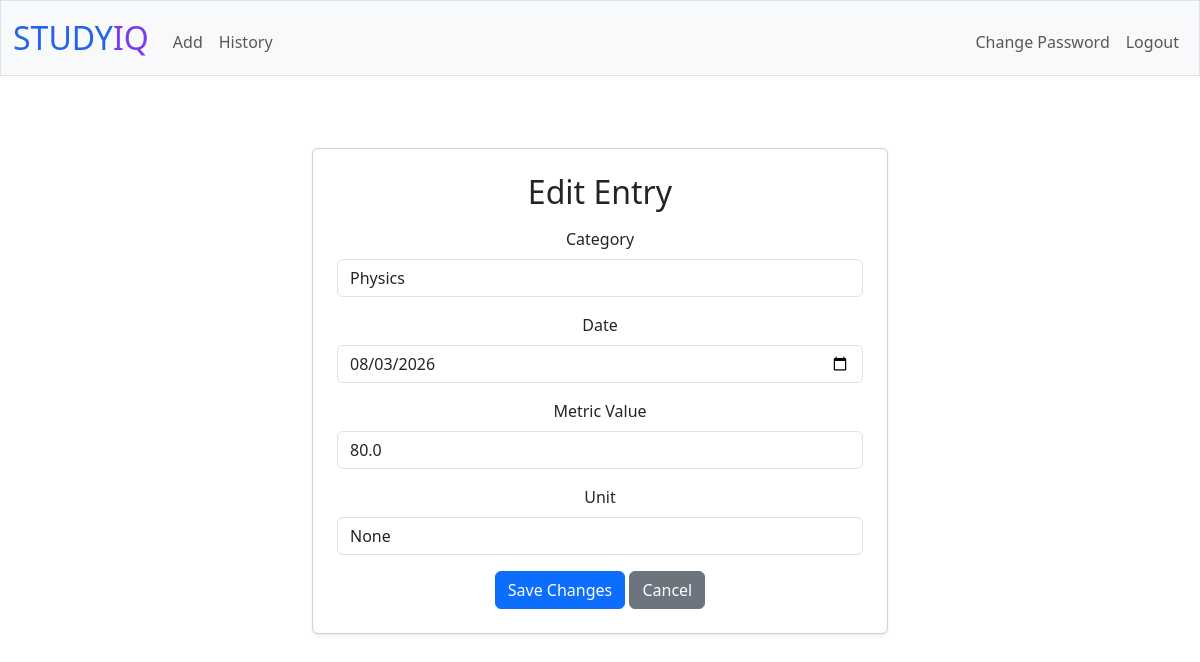
The app's page /edit/2 (signed in) with its own data.
### tables this page shows
CREATE TABLE entries (id INTEGER PRIMARY KEY AUTOINCREMENT, user_id INTEGER NOT NULL, category TEXT NOT NULL, metric_value REAL NOT NULL, date TEXT NOT NULL, unit TEXT, FOREIGN KEY(user_id) REFERENCES users(id));

### app.py (the view)
@app.route("/edit/<int:id>", methods=["POST", "GET"])
@login_required
def edit(id):
    user_id = session["user_id"]
    if request.method == "POST":
        category = request.form.get("category")
        date = request.form.get("date")
        metric_value = request.form.get("metric_value")
        unit = request.form.get("unit")
        db.execute("UPDATE entries SET category=?, date=?, metric_value=?, unit=? WHERE id=? AND user_id=?", category, date, metric_value, unit, id, user_id)
        return redirect("/")
    else:
        entries = db.execute("SELECT * FROM entries WHERE id=? AND user_id=?", id, user_id)
        if not entries:
            return apology("Entry not found", 403)
        entry = entries[0]
        return render_template("edit.html", entry=entry)

### app.py (called while the page is built)
@app.after_request
def after_request(response):
    response.headers["Cache-Control"] = "no-cache, no-store, must-revalidate"
    response.headers["Expires"] = 0
    response.headers["Pragma"] = "no-cache"
    return response

### helpers.py (called while the page is built)
def login_required(f):
    @wraps(f)
    def decorated_function(*args, **kwargs):
        if session.get("user_id") is None:
            return redirect("/login")
        return f(*args, **kwargs)
    return decorated_function

### templates/edit.html (shortened to what this page needs)
{% extends "layout.html" %}
{% block main %}
    <div class="container mt-4" style="max-width: 600px">
        <div class="card shadow-sm p-4">
            <h2 class="mb-3">Edit Entry</h2>
            <form action="/edit/{{ entry.id }}" method="post">
                <div class="mb-3">
                    <label for="category" class="form-label">Category</label>
                    <input autocomplete="off" class="form-control" type="text" id="category" name="category" value="{{ entry.category }}">
                </div>
                <div class="mb-3">
                    <label for="date" class="form-label">Date</label>
                    <input autocomplete="off" class="form-control" type="date" name="date" id="date" value="{{ entry.date }}">
                </div>
                <div class="mb-3">
                    <label for="metric_value" class="form-label">Metric Value</label>
                    <input autocomplete="off" class="form-control" type="number" step="any" name="metric_value" id="metric_value" value="{{ entry.metric_value }}"></input>
                </div>
                <div class="mb-3">
                    <label for="unit" class="form-label">Unit</label>
                    <input autocomplete="off" class="form-control" type="text" name="unit" id="unit" value="{{ entry.unit }}">
                </div>
                <button class="btn btn-primary" type="submit">Save Changes</button>
                <a href="/history" class="btn btn-secondary">Cancel</a>
            </form>
        </div>
    </div>
{% endblock %}

### static/style.css (style rules this page uses)
.card { transition: transform 0.2s ease, box-shadow 0.2s ease; }

### records on screen
entries: category "Physics", date "08/03/2026", metric_value "80.0", unit "None"
